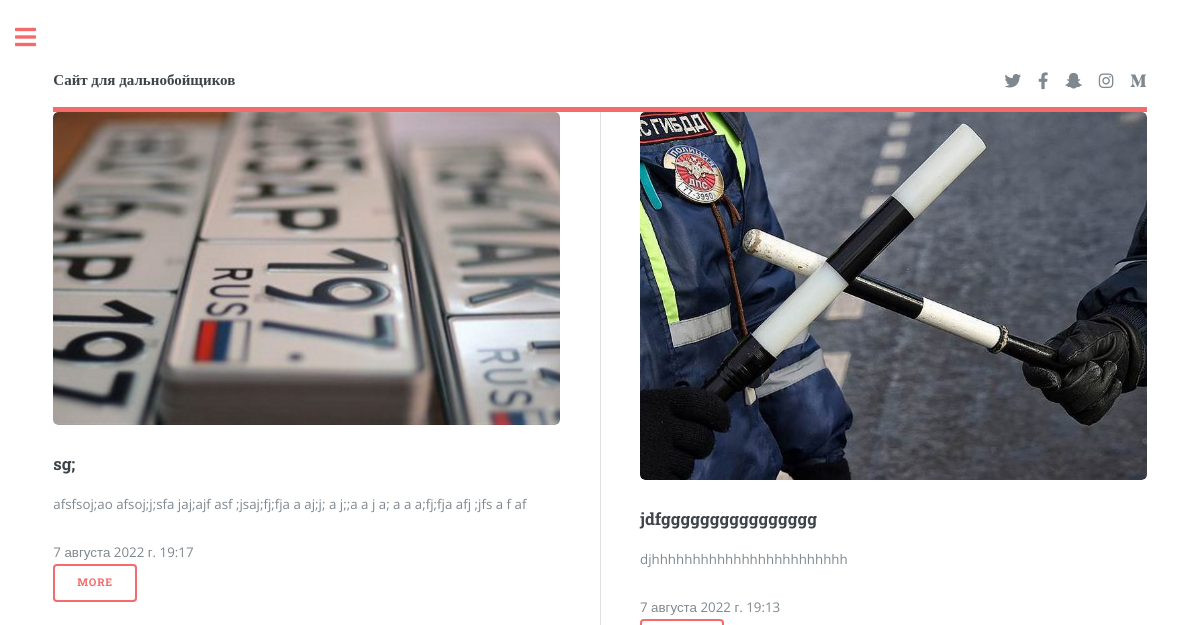
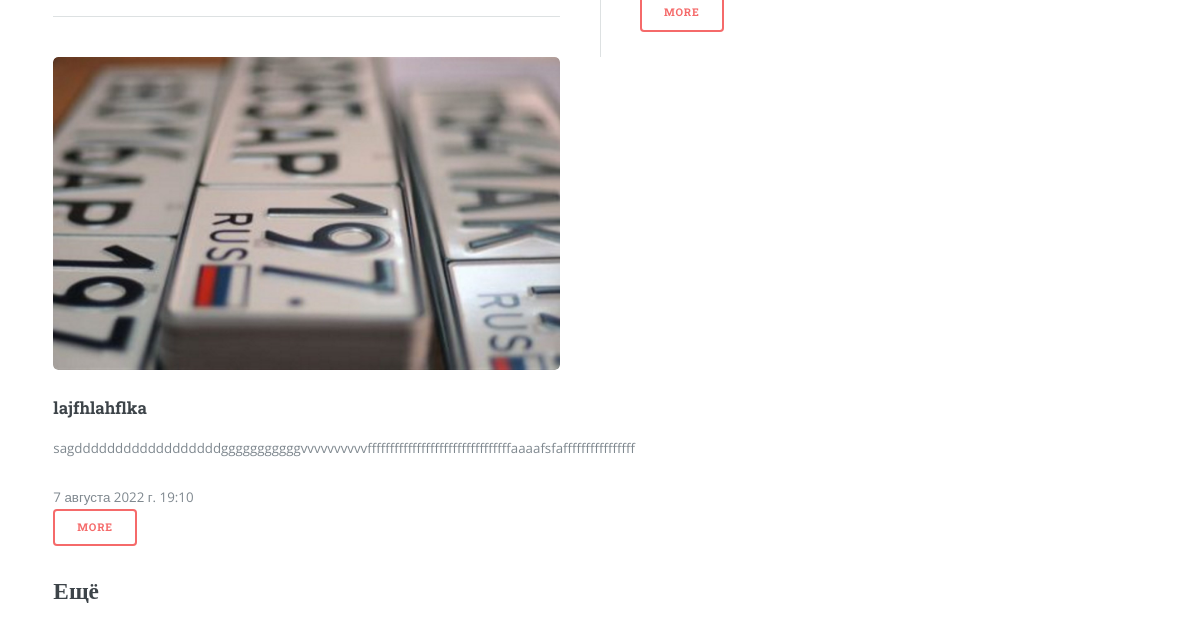
Before: / with the older database file (2 pictures, top to bottom).
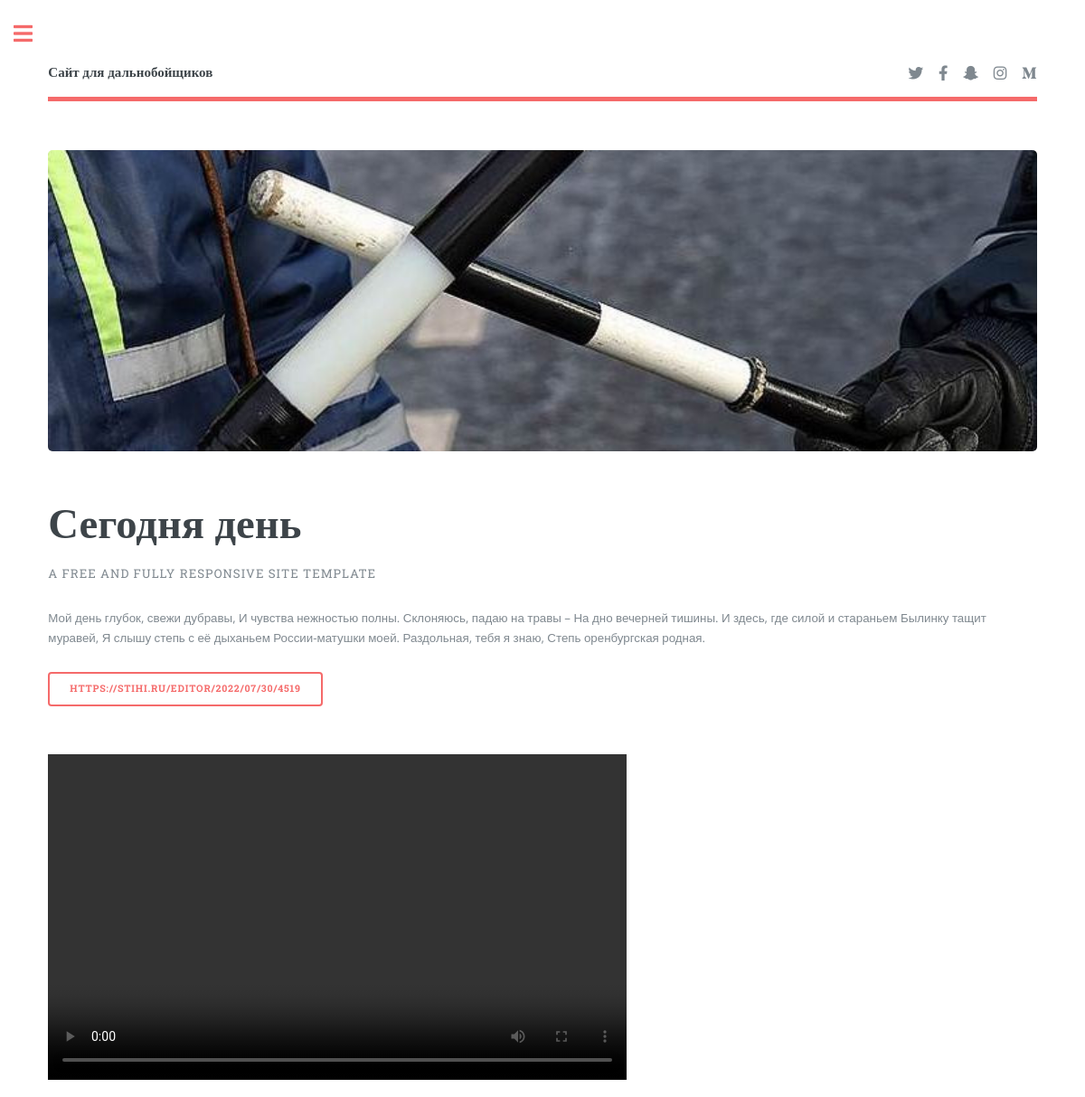
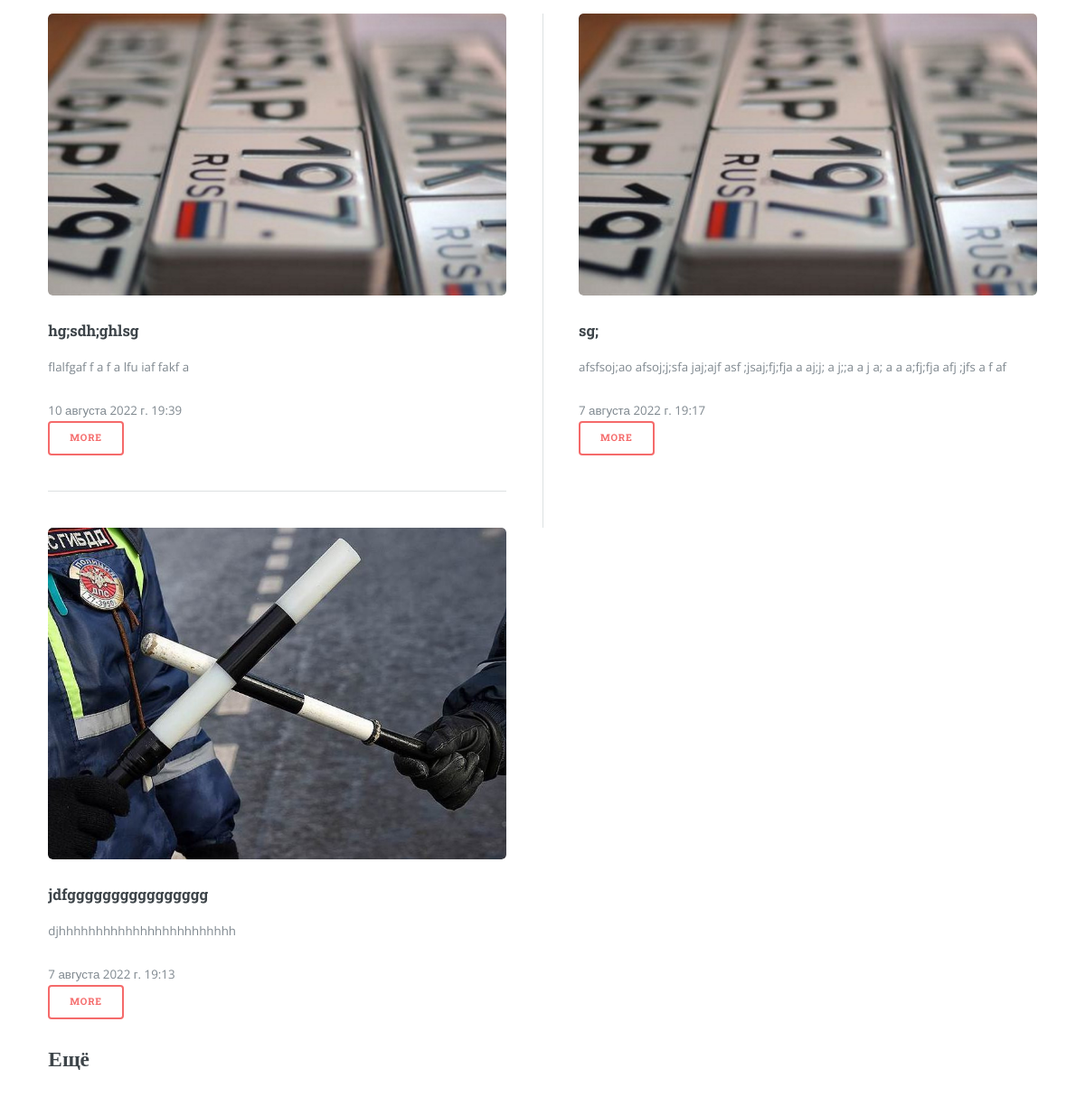
After: the same page with the newer database file (2 pictures, top to bottom).
### dalnoboy/models.py (models this page shows, shortened)
class Video(models.Model):
    title = models.CharField(max_length=70, verbose_name='Название')
    description = models.TextField(verbose_name='Описание')
    image = models.ImageField(upload_to='images', verbose_name='Изображение')
    file=models.FileField(
        upload_to='video',
        validators=[FileExtensionValidator(allowed_extensions=['mp4'])],
        verbose_name='Видео'
    )
    create_at=models.DateTimeField(auto_now_add=True)

class Stranic(models.Model):
    str_title=models.CharField(max_length=70, verbose_name='Страничка')
    title=models.CharField(max_length=70, verbose_name='Оглавление')
    description = models.TextField(verbose_name='Описание')
    image = models.ImageField(upload_to='images', verbose_name='Изображение')
    url = models.URLField(verbose_name='ссылки')
    email=models.EmailField(verbose_name='email')
    url_ad=models.URLField(verbose_name='адрес ссылка')
    title_ad=models.TextField(verbose_name='адрес')
    id_n=models.CharField(max_length=20, verbose_name='Номер')
    file = models.FileField(
        upload_to='video',
        validators=[FileExtensionValidator(allowed_extensions=['mp4'])],
        verbose_name='Видео'
    )

### dalnoboy/views.py (the view)
# urls.py: path('', views.index, name='index'),
def index(request):
    return render(request, 'index.html',{'stranic':Stranic.objects.filter(id=1),
                                         'str': Stranic.objects.filter(id=2),
                                         'video_list_i':Video.objects.order_by('-id')[:3]})

### dalnoboy/templates/index.html
{% extends 'main.html' %}
{% load static %}
{% block content %}
	{% for item in stranic %}
<section id="banner">
	<div class="content">
		<header>
			<h1>{{ item.title }}</h1>
			<p>A free and fully responsive site template</p>
		</header>
		<p>{{ item.description }}</p>
		<ul class="actions">
			<li><a href="{{ item.url }}" class="button big">{{ item.url }}</a></li>
		</ul>
	</div>
	<span class="image object">
		<img src="{{ item.image.url }}" alt="" />
	</span>
</section>
<div class="posts">
	<article>
		<video id="my-video" class="video-js" controls preload="auto" width="640" height="360"
                   style="" data-setup="{}">
                <source src="{% url 'stream' item.id %}" type="video/mp4"/>
                <source src="{% url 'stream' item.id %}" type="video/webm"/>
            </video>
	</article>
</div>
	{% endfor %}
<div class="posts">
        {% for video in video_list_i %}
        <article>
            <a href="{% url 'video' video.id %}" class="image"><img src="{{ video.image.url }}" alt="" /></a>
            <h3>{{ video.title }}</h3>
            <p>{{ video.description|slice:":100" }}</p>
            <span >{{ video.create_at }}</span>
            <ul class="actions">
                <li><a href="#" class="button">More</a></li>
            </ul>
        </article>
        {% endfor %}
    </div>
<h2><a href="{% url 'list_video' %}">Ещё</a></h2>
{% endblock %}

### dalnoboy/templates/main.html (shortened to what this page needs)
<!DOCTYPE HTML>
<html>
	<head>
        {% load static %}
		<link rel="stylesheet" href="{% static 'stat/assets/css/main.css' %}" />
		<link href="https://vjs.zencdn.net/7.10.2/video-js.css" rel="stylesheet" />
	</head>
	<body class="is-preload">
			<div id="wrapper">
					<div id="main">
						<div class="inner">
								<header id="header">
									<a href="{% url 'index' %}" class="logo"><strong>Сайт для дальнобойщиков</strong></a>
									<ul class="icons">
										<li><a href="#" class="icon brands fa-twitter"><span class="label">Twitter</span></a></li>
										<li><a href="#" class="icon brands fa-facebook-f"><span class="label">Facebook</span></a></li>
										<li><a href="#" class="icon brands fa-snapchat-ghost"><span class="label">Snapchat</span></a></li>
										<li><a href="#" class="icon brands fa-instagram"><span class="label">Instagram</span></a></li>
										<li><a href="#" class="icon brands fa-medium-m"><span class="label">Medium</span></a></li>
									</ul>
								</header>
							{% block content %} {% endblock %}
						</div>
					</div>
			</div>
	</body>
</html>

Changed rows visible on the page:
no longer on this page (row unchanged): Video: image (picture), title "lajfhlahflka", description "sagddddddddddddddddddgggggggggggvvvvvvvvvvffffffffffffffffffffffffffffffffaaaafsfaffffffffffffffff", create_at "7 августа 2022 г. 19:10"
added Stranic: title "Сегодня день", description "Мой день глубок, свежи дубравы, И чувства нежностью полны. Склоняюсь, падаю на травы – На дно вечерней тишины. И здесь, где силой и стараньем Былинку тащит муравей, Я слышу степь с её дыханьем России-матушки моей. Раздольная, тебя я знаю, Степь оренбургская родная.", url "HTTPS://STIHI.RU/EDITOR/2022/07/30/4519", image (picture)
added Video: image (picture), title "hg;sdh;ghlsg", description "flalfgaf f a f a lfu iaf fakf a", create_at "10 августа 2022 г. 19:39"
